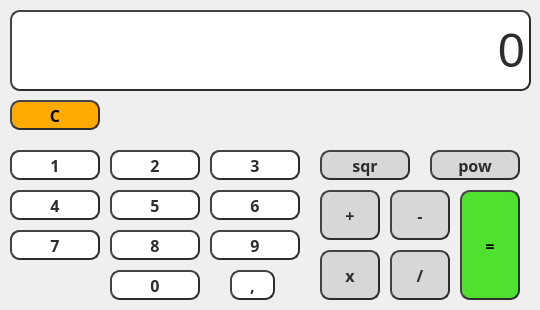
<?xml version="1.0" encoding="UTF-8"?>
<ui version="4.0">
 <class>Frame</class>
 <widget class="QFrame" name="Frame">
  <property name="windowModality">
   <enum>Qt::NonModal</enum>
  </property>
  <property name="enabled">
   <bool>true</bool>
  </property>
  <property name="geometry">
   <rect>
    <x>0</x>
    <y>0</y>
    <width>540</width>
    <height>310</height>
   </rect>
  </property>
  <property name="sizePolicy">
   <sizepolicy hsizetype="Preferred" vsizetype="Preferred">
    <horstretch>0</horstretch>
    <verstretch>0</verstretch>
   </sizepolicy>
  </property>
  <property name="baseSize">
   <size>
    <width>0</width>
    <height>0</height>
   </size>
  </property>
  <property name="font">
   <font>
    <pointsize>11</pointsize>
   </font>
  </property>
  <property name="mouseTracking">
   <bool>false</bool>
  </property>
  <property name="focusPolicy">
   <enum>Qt::NoFocus</enum>
  </property>
  <property name="contextMenuPolicy">
   <enum>Qt::DefaultContextMenu</enum>
  </property>
  <property name="acceptDrops">
   <bool>false</bool>
  </property>
  <property name="windowTitle">
   <string>Calculator</string>
  </property>
  <property name="windowOpacity">
   <double>1.000000000000000</double>
  </property>
  <property name="layoutDirection">
   <enum>Qt::LeftToRight</enum>
  </property>
  <property name="styleSheet">
   <string notr="true"/>
  </property>
  <property name="frameShape">
   <enum>QFrame::NoFrame</enum>
  </property>
  <property name="frameShadow">
   <enum>QFrame::Plain</enum>
  </property>
  <property name="lineWidth">
   <number>1</number>
  </property>
  <property name="midLineWidth">
   <number>0</number>
  </property>
  <widget class="QLineEdit" name="lineEdit">
   <property name="geometry">
    <rect>
     <x>10</x>
     <y>10</y>
     <width>521</width>
     <height>81</height>
    </rect>
   </property>
   <property name="font">
    <font>
     <pointsize>36</pointsize>
     <weight>50</weight>
     <bold>false</bold>
    </font>
   </property>
   <property name="cursor">
    <cursorShape>IBeamCursor</cursorShape>
   </property>
   <property name="mouseTracking">
    <bool>true</bool>
   </property>
   <property name="layoutDirection">
    <enum>Qt::LeftToRight</enum>
   </property>
   <property name="autoFillBackground">
    <bool>false</bool>
   </property>
   <property name="styleSheet">
    <string notr="true">background-color: rgb(255, 255, 255);
color: rgb(45, 45, 45);
border-style: outset;
border-radius: 10px;
border-width: 2px;
border-color: rgb(45, 45, 45);</string>
   </property>
   <property name="text">
    <string>0</string>
   </property>
   <property name="frame">
    <bool>true</bool>
   </property>
   <property name="alignment">
    <set>Qt::AlignRight|Qt::AlignTrailing|Qt::AlignVCenter</set>
   </property>
  </widget>
  <widget class="QPushButton" name="pushButton">
   <property name="geometry">
    <rect>
     <x>10</x>
     <y>150</y>
     <width>90</width>
     <height>28</height>
    </rect>
   </property>
   <property name="font">
    <font>
     <family>Comfortaa</family>
    </font>
   </property>
   <property name="styleSheet">
    <string notr="true">background-color: rgb(255, 255, 255);
color: rgb(45, 45, 45);
border-style: outset;
border-radius: 10px;
border-width: 2px;
border-color: rgb(45, 45, 45);</string>
   </property>
   <property name="text">
    <string>1</string>
   </property>
  </widget>
  <widget class="QPushButton" name="pushButton_2">
   <property name="geometry">
    <rect>
     <x>110</x>
     <y>150</y>
     <width>90</width>
     <height>28</height>
    </rect>
   </property>
   <property name="font">
    <font>
     <family>Comfortaa</family>
    </font>
   </property>
   <property name="styleSheet">
    <string notr="true">background-color: rgb(255, 255, 255);
color: rgb(45, 45, 45);
border-style: outset;
border-radius: 10px;
border-width: 2px;
border-color: rgb(45, 45, 45);</string>
   </property>
   <property name="text">
    <string>2</string>
   </property>
  </widget>
  <widget class="QPushButton" name="pushButton_3">
   <property name="geometry">
    <rect>
     <x>210</x>
     <y>150</y>
     <width>90</width>
     <height>28</height>
    </rect>
   </property>
   <property name="font">
    <font>
     <family>Comfortaa</family>
    </font>
   </property>
   <property name="styleSheet">
    <string notr="true">background-color: rgb(255, 255, 255);
color: rgb(45, 45, 45);
border-style: outset;
border-radius: 10px;
border-width: 2px;
border-color: rgb(45, 45, 45);</string>
   </property>
   <property name="text">
    <string>3</string>
   </property>
  </widget>
  <widget class="QPushButton" name="pushButton_4">
   <property name="geometry">
    <rect>
     <x>10</x>
     <y>190</y>
     <width>90</width>
     <height>28</height>
    </rect>
   </property>
   <property name="font">
    <font>
     <family>Comfortaa</family>
    </font>
   </property>
   <property name="styleSheet">
    <string notr="true">background-color: rgb(255, 255, 255);
color: rgb(45, 45, 45);
border-style: outset;
border-radius: 10px;
border-width: 2px;
border-color: rgb(45, 45, 45);</string>
   </property>
   <property name="text">
    <string>4</string>
   </property>
  </widget>
  <widget class="QPushButton" name="pushButton_5">
   <property name="geometry">
    <rect>
     <x>110</x>
     <y>190</y>
     <width>90</width>
     <height>28</height>
    </rect>
   </property>
   <property name="font">
    <font>
     <family>Comfortaa</family>
    </font>
   </property>
   <property name="styleSheet">
    <string notr="true">background-color: rgb(255, 255, 255);
color: rgb(45, 45, 45);
border-style: outset;
border-radius: 10px;
border-width: 2px;
border-color: rgb(45, 45, 45);</string>
   </property>
   <property name="text">
    <string>5</string>
   </property>
  </widget>
  <widget class="QPushButton" name="pushButton_6">
   <property name="geometry">
    <rect>
     <x>210</x>
     <y>190</y>
     <width>90</width>
     <height>28</height>
    </rect>
   </property>
   <property name="font">
    <font>
     <family>Comfortaa</family>
    </font>
   </property>
   <property name="styleSheet">
    <string notr="true">background-color: rgb(255, 255, 255);
color: rgb(45, 45, 45);
border-style: outset;
border-radius: 10px;
border-width: 2px;
border-color: rgb(45, 45, 45);</string>
   </property>
   <property name="text">
    <string>6</string>
   </property>
  </widget>
  <widget class="QPushButton" name="pushButton_7">
   <property name="geometry">
    <rect>
     <x>10</x>
     <y>230</y>
     <width>90</width>
     <height>28</height>
    </rect>
   </property>
   <property name="font">
    <font>
     <family>Comfortaa</family>
    </font>
   </property>
   <property name="styleSheet">
    <string notr="true">background-color: rgb(255, 255, 255);
color: rgb(45, 45, 45);
border-style: outset;
border-radius: 10px;
border-width: 2px;
border-color: rgb(45, 45, 45);</string>
   </property>
   <property name="text">
    <string>7</string>
   </property>
  </widget>
  <widget class="QPushButton" name="pushButton_8">
   <property name="geometry">
    <rect>
     <x>110</x>
     <y>230</y>
     <width>90</width>
     <height>30</height>
    </rect>
   </property>
   <property name="font">
    <font>
     <family>Comfortaa</family>
     <pointsize>12</pointsize>
     <weight>75</weight>
     <bold>true</bold>
    </font>
   </property>
   <property name="styleSheet">
    <string notr="true">background-color: rgb(255, 255, 255);
color: rgb(45, 45, 45);
border-style: outset;
border-radius: 10px;
border-width: 2px;
border-color: rgb(45, 45, 45);</string>
   </property>
   <property name="text">
    <string>8</string>
   </property>
  </widget>
  <widget class="QPushButton" name="pushButton_9">
   <property name="geometry">
    <rect>
     <x>210</x>
     <y>230</y>
     <width>90</width>
     <height>30</height>
    </rect>
   </property>
   <property name="font">
    <font>
     <family>Comfortaa</family>
     <pointsize>12</pointsize>
     <weight>75</weight>
     <bold>true</bold>
    </font>
   </property>
   <property name="styleSheet">
    <string notr="true">background-color: rgb(255, 255, 255);
color: rgb(45, 45, 45);
border-style: outset;
border-radius: 10px;
border-width: 2px;
border-color: rgb(45, 45, 45);</string>
   </property>
   <property name="text">
    <string>9</string>
   </property>
  </widget>
  <widget class="QPushButton" name="pushButton_10">
   <property name="geometry">
    <rect>
     <x>110</x>
     <y>270</y>
     <width>90</width>
     <height>30</height>
    </rect>
   </property>
   <property name="font">
    <font>
     <family>Comfortaa</family>
     <pointsize>12</pointsize>
     <weight>75</weight>
     <bold>true</bold>
    </font>
   </property>
   <property name="styleSheet">
    <string notr="true">background-color: rgb(255, 255, 255);
color: rgb(45, 45, 45);
border-style: outset;
border-radius: 10px;
border-width: 2px;
border-color: rgb(45, 45, 45);</string>
   </property>
   <property name="text">
    <string>0</string>
   </property>
  </widget>
  <widget class="QPushButton" name="pushButton_11">
   <property name="geometry">
    <rect>
     <x>10</x>
     <y>100</y>
     <width>90</width>
     <height>30</height>
    </rect>
   </property>
   <property name="font">
    <font>
     <family>Comfortaa</family>
     <pointsize>12</pointsize>
     <weight>75</weight>
     <bold>true</bold>
    </font>
   </property>
   <property name="styleSheet">
    <string notr="true">background-color: rgb(255, 170, 0);
border-style: outset;
border-radius: 10px;
border-width: 2px;
border-color: rgb(45, 45, 45);</string>
   </property>
   <property name="text">
    <string>C</string>
   </property>
  </widget>
  <widget class="QPushButton" name="pushButton_12">
   <property name="geometry">
    <rect>
     <x>320</x>
     <y>190</y>
     <width>60</width>
     <height>50</height>
    </rect>
   </property>
   <property name="font">
    <font>
     <family>Comfortaa</family>
     <pointsize>12</pointsize>
     <weight>75</weight>
     <bold>true</bold>
    </font>
   </property>
   <property name="styleSheet">
    <string notr="true">background-color: rgb(215, 215, 215);
color: rgb(45, 45, 45);
border-style: outset;
border-radius: 10px;
border-width: 2px;
border-color: rgb(45, 45, 45);</string>
   </property>
   <property name="text">
    <string>+</string>
   </property>
  </widget>
  <widget class="QPushButton" name="pushButton_13">
   <property name="geometry">
    <rect>
     <x>390</x>
     <y>190</y>
     <width>60</width>
     <height>50</height>
    </rect>
   </property>
   <property name="font">
    <font>
     <family>Comfortaa</family>
     <pointsize>12</pointsize>
     <weight>75</weight>
     <bold>true</bold>
    </font>
   </property>
   <property name="styleSheet">
    <string notr="true">background-color: rgb(215, 215, 215);
color: rgb(45, 45, 45);
border-style: outset;
border-radius: 10px;
border-width: 2px;
border-color: rgb(45, 45, 45);</string>
   </property>
   <property name="text">
    <string>-</string>
   </property>
  </widget>
  <widget class="QPushButton" name="pushButton_14">
   <property name="geometry">
    <rect>
     <x>460</x>
     <y>190</y>
     <width>60</width>
     <height>110</height>
    </rect>
   </property>
   <property name="font">
    <font>
     <family>Comfortaa</family>
     <pointsize>12</pointsize>
     <weight>75</weight>
     <bold>true</bold>
    </font>
   </property>
   <property name="styleSheet">
    <string notr="true">background-color: rgb(80, 225, 48);
border-style: outset;
border-radius: 10px;
border-width: 2px;
border-color: rgb(45, 45, 45);</string>
   </property>
   <property name="text">
    <string>=</string>
   </property>
  </widget>
  <widget class="QPushButton" name="pushButton_15">
   <property name="geometry">
    <rect>
     <x>320</x>
     <y>250</y>
     <width>60</width>
     <height>50</height>
    </rect>
   </property>
   <property name="font">
    <font>
     <family>Comfortaa</family>
     <pointsize>12</pointsize>
     <weight>75</weight>
     <bold>true</bold>
    </font>
   </property>
   <property name="styleSheet">
    <string notr="true">background-color: rgb(215, 215, 215);
color: rgb(45, 45, 45);
border-style: outset;
border-radius: 10px;
border-width: 2px;
border-color: rgb(45, 45, 45);</string>
   </property>
   <property name="text">
    <string>x</string>
   </property>
  </widget>
  <widget class="QPushButton" name="pushButton_16">
   <property name="geometry">
    <rect>
     <x>390</x>
     <y>250</y>
     <width>60</width>
     <height>50</height>
    </rect>
   </property>
   <property name="font">
    <font>
     <family>Comfortaa</family>
     <pointsize>12</pointsize>
     <weight>75</weight>
     <bold>true</bold>
    </font>
   </property>
   <property name="styleSheet">
    <string notr="true">background-color: rgb(215, 215, 215);
color: rgb(45, 45, 45);
border-style: outset;
border-radius: 10px;
border-width: 2px;
border-color: rgb(45, 45, 45);</string>
   </property>
   <property name="text">
    <string>/</string>
   </property>
  </widget>
  <widget class="QPushButton" name="pushButton_17">
   <property name="geometry">
    <rect>
     <x>230</x>
     <y>270</y>
     <width>45</width>
     <height>30</height>
    </rect>
   </property>
   <property name="font">
    <font>
     <family>Comfortaa</family>
     <pointsize>12</pointsize>
     <weight>75</weight>
     <bold>true</bold>
    </font>
   </property>
   <property name="styleSheet">
    <string notr="true">background-color: rgb(255, 255, 255);
color: rgb(45, 45, 45);
border-style: outset;
border-radius: 10px;
border-width: 2px;
border-color: rgb(45, 45, 45);</string>
   </property>
   <property name="text">
    <string>,</string>
   </property>
  </widget>
  <widget class="QPushButton" name="pushButton_18">
   <property name="geometry">
    <rect>
     <x>320</x>
     <y>150</y>
     <width>90</width>
     <height>30</height>
    </rect>
   </property>
   <property name="font">
    <font>
     <family>Comfortaa</family>
     <pointsize>12</pointsize>
     <weight>75</weight>
     <bold>true</bold>
    </font>
   </property>
   <property name="styleSheet">
    <string notr="true">background-color: rgb(215, 215, 215);
color: rgb(45, 45, 45);
border-style: outset;
border-radius: 10px;
border-width: 2px;
border-color: rgb(45, 45, 45);</string>
   </property>
   <property name="text">
    <string>sqr</string>
   </property>
  </widget>
  <widget class="QPushButton" name="pushButton_19">
   <property name="geometry">
    <rect>
     <x>430</x>
     <y>150</y>
     <width>90</width>
     <height>30</height>
    </rect>
   </property>
   <property name="font">
    <font>
     <family>Comfortaa</family>
     <pointsize>12</pointsize>
     <weight>75</weight>
     <bold>true</bold>
    </font>
   </property>
   <property name="styleSheet">
    <string notr="true">background-color: rgb(215, 215, 215);
color: rgb(45, 45, 45);
border-style: outset;
border-radius: 10px;
border-width: 2px;
border-color: rgb(45, 45, 45);</string>
   </property>
   <property name="text">
    <string>pow</string>
   </property>
  </widget>
  <widget class="QPushButton" name="pushButton_20">
   <property name="geometry">
    <rect>
     <x>10</x>
     <y>230</y>
     <width>90</width>
     <height>30</height>
    </rect>
   </property>
   <property name="font">
    <font>
     <family>Comfortaa</family>
     <pointsize>12</pointsize>
     <weight>75</weight>
     <bold>true</bold>
    </font>
   </property>
   <property name="styleSheet">
    <string notr="true">background-color: rgb(255, 255, 255);
color: rgb(45, 45, 45);
border-style: outset;
border-radius: 10px;
border-width: 2px;
border-color: rgb(45, 45, 45);</string>
   </property>
   <property name="text">
    <string>7</string>
   </property>
  </widget>
  <widget class="QPushButton" name="pushButton_21">
   <property name="geometry">
    <rect>
     <x>10</x>
     <y>150</y>
     <width>90</width>
     <height>30</height>
    </rect>
   </property>
   <property name="font">
    <font>
     <family>Comfortaa</family>
     <pointsize>12</pointsize>
     <weight>75</weight>
     <bold>true</bold>
    </font>
   </property>
   <property name="styleSheet">
    <string notr="true">background-color: rgb(255, 255, 255);
color: rgb(45, 45, 45);
border-style: outset;
border-radius: 10px;
border-width: 2px;
border-color: rgb(45, 45, 45);</string>
   </property>
   <property name="text">
    <string>1</string>
   </property>
  </widget>
  <widget class="QPushButton" name="pushButton_22">
   <property name="geometry">
    <rect>
     <x>110</x>
     <y>150</y>
     <width>90</width>
     <height>30</height>
    </rect>
   </property>
   <property name="font">
    <font>
     <family>Comfortaa</family>
     <pointsize>12</pointsize>
     <weight>75</weight>
     <bold>true</bold>
    </font>
   </property>
   <property name="styleSheet">
    <string notr="true">background-color: rgb(255, 255, 255);
color: rgb(45, 45, 45);
border-style: outset;
border-radius: 10px;
border-width: 2px;
border-color: rgb(45, 45, 45);</string>
   </property>
   <property name="text">
    <string>2</string>
   </property>
  </widget>
  <widget class="QPushButton" name="pushButton_23">
   <property name="geometry">
    <rect>
     <x>210</x>
     <y>150</y>
     <width>90</width>
     <height>30</height>
    </rect>
   </property>
   <property name="font">
    <font>
     <family>Comfortaa</family>
     <pointsize>12</pointsize>
     <weight>75</weight>
     <bold>true</bold>
    </font>
   </property>
   <property name="styleSheet">
    <string notr="true">background-color: rgb(255, 255, 255);
color: rgb(45, 45, 45);
border-style: outset;
border-radius: 10px;
border-width: 2px;
border-color: rgb(45, 45, 45);</string>
   </property>
   <property name="text">
    <string>3</string>
   </property>
  </widget>
  <widget class="QPushButton" name="pushButton_24">
   <property name="geometry">
    <rect>
     <x>10</x>
     <y>190</y>
     <width>90</width>
     <height>30</height>
    </rect>
   </property>
   <property name="font">
    <font>
     <family>Comfortaa</family>
     <pointsize>12</pointsize>
     <weight>75</weight>
     <bold>true</bold>
    </font>
   </property>
   <property name="styleSheet">
    <string notr="true">background-color: rgb(255, 255, 255);
color: rgb(45, 45, 45);
border-style: outset;
border-radius: 10px;
border-width: 2px;
border-color: rgb(45, 45, 45);</string>
   </property>
   <property name="text">
    <string>4</string>
   </property>
  </widget>
  <widget class="QPushButton" name="pushButton_25">
   <property name="geometry">
    <rect>
     <x>210</x>
     <y>190</y>
     <width>90</width>
     <height>30</height>
    </rect>
   </property>
   <property name="font">
    <font>
     <family>Comfortaa</family>
     <pointsize>12</pointsize>
     <weight>75</weight>
     <bold>true</bold>
    </font>
   </property>
   <property name="styleSheet">
    <string notr="true">background-color: rgb(255, 255, 255);
color: rgb(45, 45, 45);
border-style: outset;
border-radius: 10px;
border-width: 2px;
border-color: rgb(45, 45, 45);</string>
   </property>
   <property name="text">
    <string>6</string>
   </property>
  </widget>
  <widget class="QPushButton" name="pushButton_26">
   <property name="geometry">
    <rect>
     <x>110</x>
     <y>190</y>
     <width>90</width>
     <height>30</height>
    </rect>
   </property>
   <property name="font">
    <font>
     <family>Comfortaa</family>
     <pointsize>12</pointsize>
     <weight>75</weight>
     <bold>true</bold>
    </font>
   </property>
   <property name="styleSheet">
    <string notr="true">background-color: rgb(255, 255, 255);
color: rgb(45, 45, 45);
border-style: outset;
border-radius: 10px;
border-width: 2px;
border-color: rgb(45, 45, 45);</string>
   </property>
   <property name="text">
    <string>5</string>
   </property>
  </widget>
 </widget>
 <resources/>
 <connections/>
</ui>
